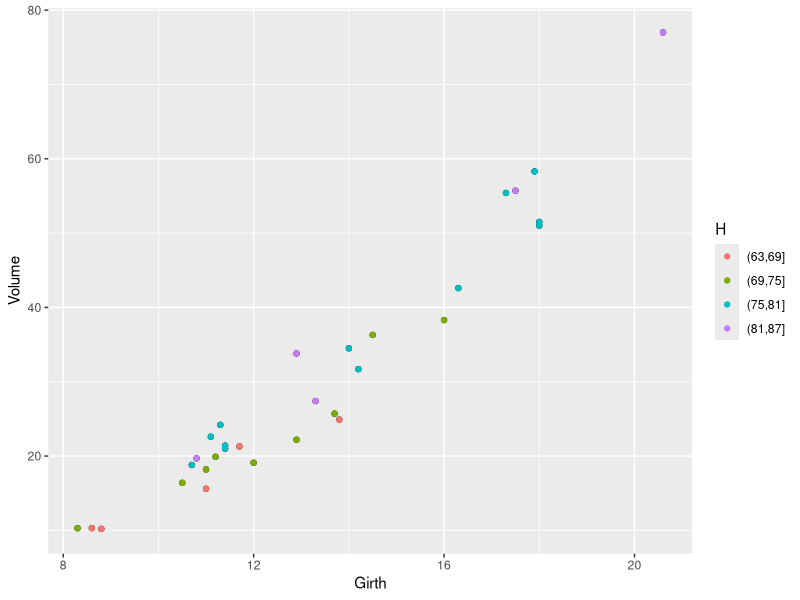
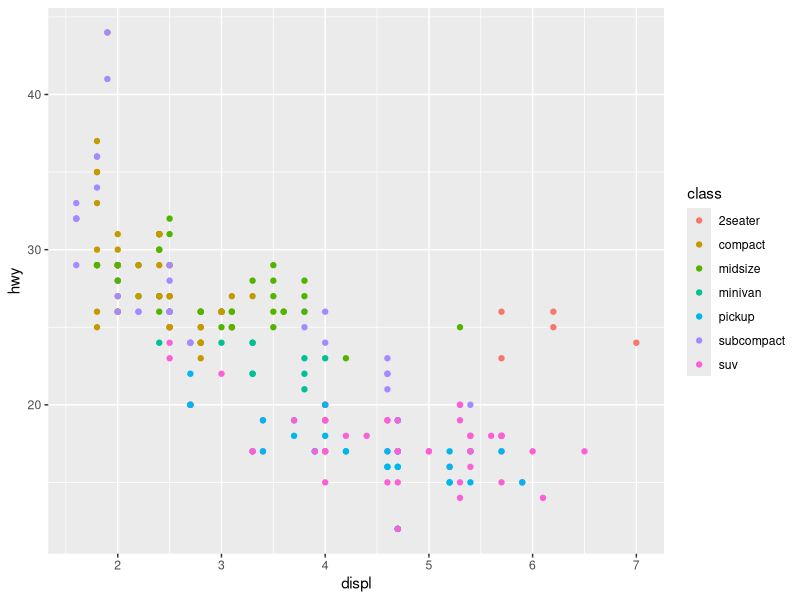
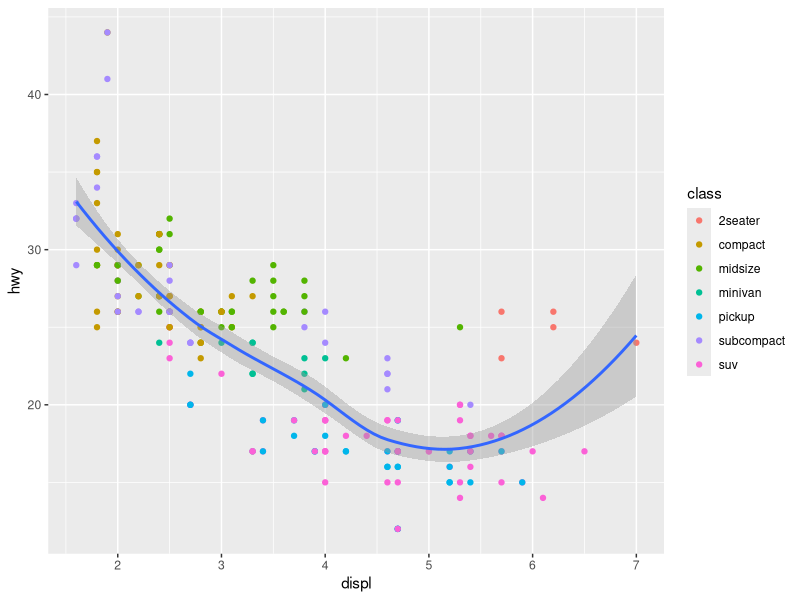
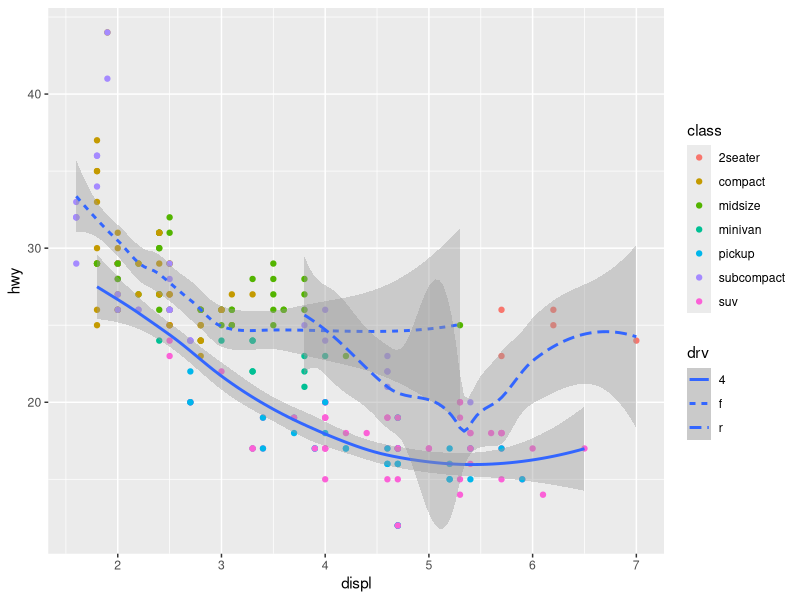
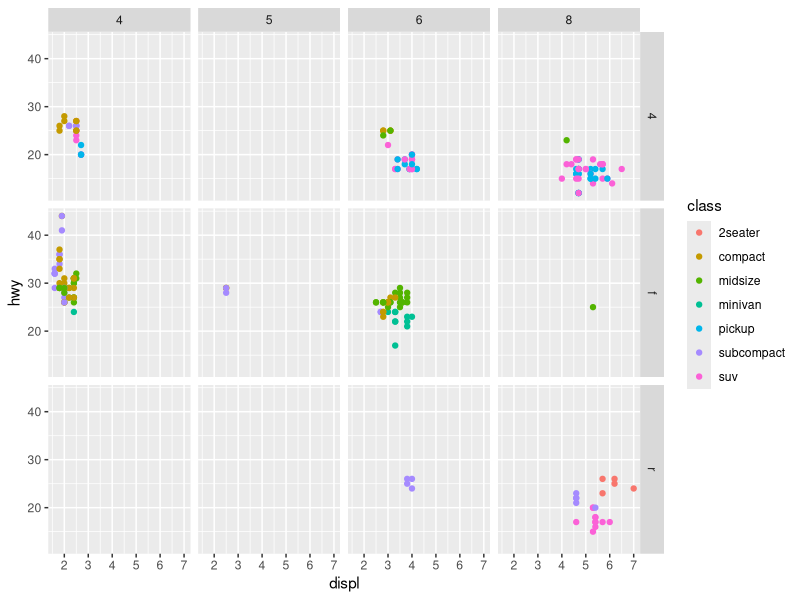

These charts were generated, in order, by the following R code:
trees[c(1:2,30:31),]
H = cut(trees$Height, 4)
H

library(ggplot2)
ggplot(data=trees) +
  geom_point(aes(x=Girth, y=Volume)) +
  geom_point(aes(x=Girth, y=Volume, col=H))

hwy_plot <- ggplot(data=mpg) +
  geom_point(mapping = aes(x=displ, y=hwy, color=class))
hwy_plot

hwy_plot +
  geom_smooth(
    mapping=aes(x=displ, y=hwy),
    method='loess' # 비모수적 평활법
  )

hwy_plot +
  geom_smooth(
    mapping=aes(x=displ, y=hwy, linetype=drv),
    method='loess' 
  )

hwy_plot +
  facet_grid(drv ~ cyl)